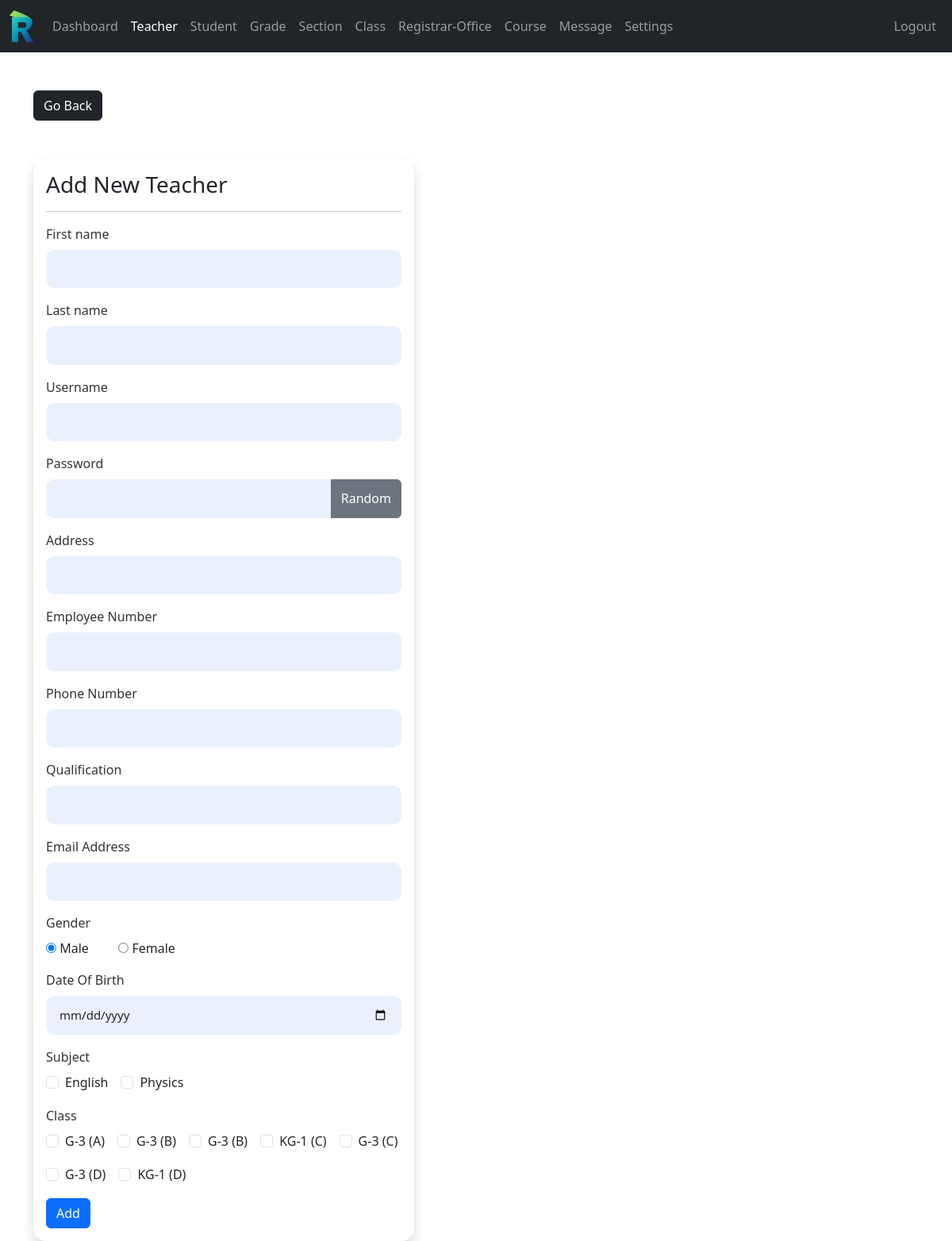
/admin/teacher-add.php (signed in), run on the app's committed database.
### tables this page shows
CREATE TABLE `subjects` (
  `subject_id` int(11) NOT NULL,
  `subject` varchar(31) NOT NULL,
  `subject_code` varchar(31) NOT NULL,
  `grade` int(11) NOT NULL
);

CREATE TABLE `class` (
  `class_id` int(11) NOT NULL,
  `grade` int(11) NOT NULL,
  `section` int(11) NOT NULL
);

CREATE TABLE `grades` (
  `grade_id` int(11) NOT NULL,
  `grade` varchar(31) NOT NULL,
  `grade_code` varchar(7) NOT NULL
);

CREATE TABLE `section` (
  `section_id` int(11) NOT NULL,
  `section` varchar(7) NOT NULL
);

### data/subject.php (called while the page is built, shortened)
<?php
function getALLSubjects($conn){
    $sql = "SELECT * FROM Subjects";
    $stmt = $conn->prepare($sql);
    $stmt->execute();
    if ($stmt->rowCount() >= 1) {
        $Subjects = $stmt->fetchAll();
        return $Subjects;
    } else {
        return 0;
    }
}
?>

### data/class.php (called while the page is built, shortened)
<?php
function getALLClasses($conn){
    $sql = "SELECT c.class_id, c.grade, c.section,
                   g.grade_code, g.grade AS grade_num,
                   s.section AS section_name
            FROM class c
            JOIN grades g  ON c.grade = g.grade_id
            JOIN section s ON c.section = s.section_id";
    $stmt = $conn->prepare($sql);
    $stmt->execute();
    if ($stmt->rowCount() >= 1) {
        $classes = $stmt->fetchAll();
        return $classes;
    } else {
        return 0;
    }
}
?>

### admin/teacher-add.php (the view, shortened to what this page needs)
<?php
if (isset($_SESSION['admin_id']) && isset($_SESSION['role'])) {
    if ($_SESSION['role'] == 'Admin') {
        include "../DB_connection.php";
        include "../data/subject.php";
        include "../data/class.php";
        $allSubjects = getALLSubjects($conn);
        $classes     = getALLClasses($conn);
        $old = isset($_SESSION['old_input']) ? $_SESSION['old_input'] : [];
        function old_val($old, $key) {
            return isset($old[$key]) ? htmlspecialchars($old[$key]) : '';
        }
        $old_subjects = isset($old['subject_id']) && is_array($old['subject_id']) ? $old['subject_id'] : [];
        $old_classes  = isset($old['class_id']) && is_array($old['class_id']) ? $old['class_id'] : [];
?>
<!DOCTYPE html>
<html lang="en">
<head>
    <link rel="stylesheet" href="https://cdn.jsdelivr.net/npm/bootstrap@5.3.8/dist/css/bootstrap.min.css">
    <link rel="stylesheet" href="/school-management/style.css">
    <link rel="stylesheet" href="https://cdnjs.cloudflare.com/ajax/libs/font-awesome/4.7.0/css/font-awesome.min.css">
</head>
<body>
    <?php include "../inc/navbar.php"; ?>
    <div class="container mt-5">
        <a href="teacher.php" class="btn btn-dark">Go Back</a>
        <form method="post"
              class="shadow p-3 mt-5 form-w"
              action="req/teacher-add.php">
            <h3>Add New Teacher</h3><hr>
            <div class="mb-3">
                <label class="form-label">First name</label>
                <input type="text"
                       class="form-control"
                       value="<?= old_val($old, 'fname') ?>"
                       name="fname" required>
            </div>
            <div class="mb-3">
                <label class="form-label">Last name</label>
                <input type="text"
                       class="form-control"
                       value="<?= old_val($old, 'lname') ?>"
                       name="lname" required>
            </div>
            <div class="mb-3">
                <label class="form-label">Username</label>
                <input type="text"
                       class="form-control"
                       value="<?= old_val($old, 'Username') ?>"
                       name="Username" required>
            </div>
            <div class="mb-3">
                <label class="form-label">Password</label>
                <div class="input-group mb-3">
                    <input type="text"
                           class="form-control"
                           value="<?= old_val($old, 'pass') ?>"
                           name="pass"
                           id="passInput" required>
                    <button class="btn btn-secondary"
                            type="button"
                            id="gBtn">Random</button>
                </div>
            </div>
            <div class="mb-3">
                <label class="form-label">Address</label>
                <input type="text"
                       class="form-control"
                       value="<?= old_val($old, 'address') ?>"
                       name="address" required>
            </div>
            <div class="mb-3">
                <label class="form-label">Employee Number</label>
                <input type="text"
                       class="form-control"
                       value="<?= old_val($old, 'employee_number') ?>"
                       name="employee_number" required>
            </div>
            <div class="mb-3">
                <label class="form-label">Phone Number</label>
                <input type="text"
                       class="form-control"
                       value="<?= old_val($old, 'phone_number') ?>"
                       name="phone_number" required>
            </div>
            <div class="mb-3">
                <label class="form-label">Qualification</label>
                <input type="text"
                       class="form-control"
                       value="<?= old_val($old, 'qualification') ?>"
                       name="qualification" required>
            </div>
            <div class="mb-3">
                <label class="form-label">Email Address</label>
                <input type="email"
                       class="form-control"
                       value="<?= old_val($old, 'email_address') ?>"
                       name="email_address" required>
            </div>
            <div class="mb-3">
                <label class="form-label">Gender</label><br>
                <input type="radio"
                       value="Male"
                       <?= (!isset($old['gender']) || $old['gender'] == 'Male') ? 'checked' : '' ?>
                       name="gender"> Male
                &nbsp; &nbsp; &nbsp; &nbsp;
                <input type="radio"
                       value="Female"
                       <?= (isset($old['gender']) && $old['gender'] == 'Female') ? 'checked' : '' ?>
                       name="gender"> Female
            </div>
            <div class="mb-3">
                <label class="form-label">Date Of Birth</label>
                <input type="date"
                       class="form-control"
                       value="<?= old_val($old, 'date_of_birth') ?>"
                       name="date_of_birth" required>
            </div>
            <div class="mb-3">
                <label class="form-label">Subject</label>
                <div class="d-flex flex-wrap gap-3">
                    <?php if (!empty($allSubjects) && $allSubjects != 0) { foreach ($allSubjects as $sub) { ?>
                    <div class="form-check">
                        <input class="form-check-input" type="checkbox" name="subject_id[]"
                               value="<?= $sub['subject_id'] ?>" id="subject_<?= $sub['subject_id'] ?>"
                               <?= in_array($sub['subject_id'], $old_subjects) ? 'checked' : '' ?>>
                        <label class="form-check-label" for="subject_<?= $sub['subject_id'] ?>">
                            <?= htmlspecialchars($sub['subject']) ?>
                        </label>
                    </div>
                    <?php } } else { ?>
                        <span class="text-muted">No subjects found</span>
                    <?php } ?>
                </div>
            </div>
            <div class="mb-3">
                <label class="form-label">Class</label>
                <div class="d-flex flex-wrap gap-3">
                    <?php if (!empty($classes) && $classes != 0) { foreach ($classes as $c) { ?>
                    <div class="form-check">
                        <input class="form-check-input" type="checkbox" name="class_id[]"
                               value="<?= $c['class_id'] ?>" id="class_<?= $c['class_id'] ?>"
                               <?= in_array($c['class_id'], $old_classes) ? 'checked' : '' ?>>
                        <label class="form-check-label" for="class_<?= $c['class_id'] ?>">
                            <?= htmlspecialchars($c['grade_code'] . '-' . $c['grade_num'] . ' (' . $c['section_name'] . ')') ?>
                        </label>
                    </div>
                    <?php } } else { ?>
                        <span class="text-muted">No classes found. <a href="class-add.php">Add class</a></span>
                    <?php } ?>
                </div>
            </div>
            <button type="submit" class="btn btn-primary">Add</button>
        </form>
    </div>
</body>
</html>
<?php
    } else {
        header("Location: ../login.php");
        exit;
    }
} else {
    header("Location: ../login.php");
    exit;
}
?>

### style.css (style rules this page uses)
html { scroll-behavior: smooth; }
html, body { margin: 0; padding: 0; height: 100%; }
.form-w { max-width: 480px; width: 100%; }

### admin/teacher-add.php (style rules this page uses)
.form-w { border-radius: 16px; }
.form-w .form-label { font-weight: 500; color: #333; margin-bottom: 8px; }
.form-w .form-control { background-color: #EAF1FE; border: 1px solid #EAF1FE; border-radius: 10px; padding: 12px 16px; font-size: 15px; }
.form-w .input-group .form-control { border-top-right-radius: 0; border-bottom-right-radius: 0; }
.form-w .input-group .btn { border-top-left-radius: 0; border-bottom-left-radius: 0; }

### data on the page
subjects: subject "English"
subjects: subject "Physics"
class: grade.section "G-3 (A)"
class: grade.section "G-3 (B)"
class: grade.section "G-3 (B)"
class: grade.section "KG-1 (C)"
class: grade.section "G-3 (C)"
class: grade.section "G-3 (D)"
class: grade.section "KG-1 (D)"
